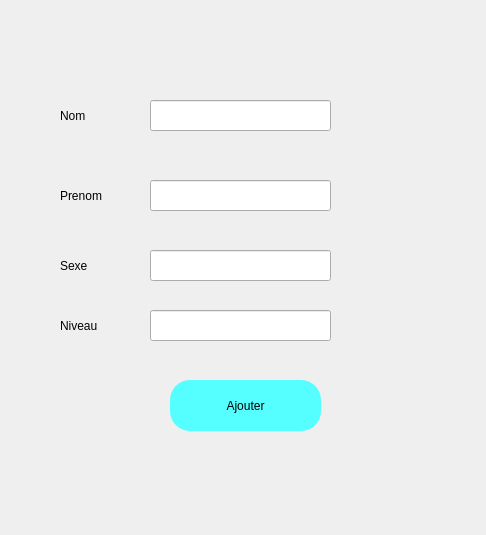
<?xml version="1.0" encoding="UTF-8"?>
<ui version="4.0">
 <class>AddStudentPage</class>
 <widget class="QWidget" name="AddStudentPage">
  <property name="geometry">
   <rect>
    <x>0</x>
    <y>0</y>
    <width>486</width>
    <height>535</height>
   </rect>
  </property>
  <property name="windowTitle">
   <string>Form</string>
  </property>
  <widget class="QLineEdit" name="nom">
   <property name="geometry">
    <rect>
     <x>150</x>
     <y>100</y>
     <width>181</width>
     <height>31</height>
    </rect>
   </property>
  </widget>
  <widget class="QLabel" name="label">
   <property name="geometry">
    <rect>
     <x>60</x>
     <y>100</y>
     <width>81</width>
     <height>31</height>
    </rect>
   </property>
   <property name="text">
    <string>Nom</string>
   </property>
  </widget>
  <widget class="QLineEdit" name="prenom">
   <property name="geometry">
    <rect>
     <x>150</x>
     <y>180</y>
     <width>181</width>
     <height>31</height>
    </rect>
   </property>
  </widget>
  <widget class="QLabel" name="label_2">
   <property name="geometry">
    <rect>
     <x>60</x>
     <y>180</y>
     <width>81</width>
     <height>31</height>
    </rect>
   </property>
   <property name="text">
    <string>Prenom</string>
   </property>
  </widget>
  <widget class="QLabel" name="label_3">
   <property name="geometry">
    <rect>
     <x>60</x>
     <y>250</y>
     <width>81</width>
     <height>31</height>
    </rect>
   </property>
   <property name="text">
    <string>Sexe</string>
   </property>
  </widget>
  <widget class="QLabel" name="label_4">
   <property name="geometry">
    <rect>
     <x>60</x>
     <y>310</y>
     <width>81</width>
     <height>31</height>
    </rect>
   </property>
   <property name="text">
    <string>Niveau</string>
   </property>
  </widget>
  <widget class="QLineEdit" name="sexe">
   <property name="geometry">
    <rect>
     <x>150</x>
     <y>250</y>
     <width>181</width>
     <height>31</height>
    </rect>
   </property>
  </widget>
  <widget class="QLineEdit" name="niveau">
   <property name="geometry">
    <rect>
     <x>150</x>
     <y>310</y>
     <width>181</width>
     <height>31</height>
    </rect>
   </property>
  </widget>
  <widget class="QPushButton" name="add">
   <property name="geometry">
    <rect>
     <x>170</x>
     <y>380</y>
     <width>151</width>
     <height>51</height>
    </rect>
   </property>
   <property name="styleSheet">
    <string notr="true">border-radius:20px;
background-color: rgb(85, 255, 255);
</string>
   </property>
   <property name="text">
    <string>Ajouter</string>
   </property>
  </widget>
 </widget>
 <resources/>
 <connections/>
</ui>
